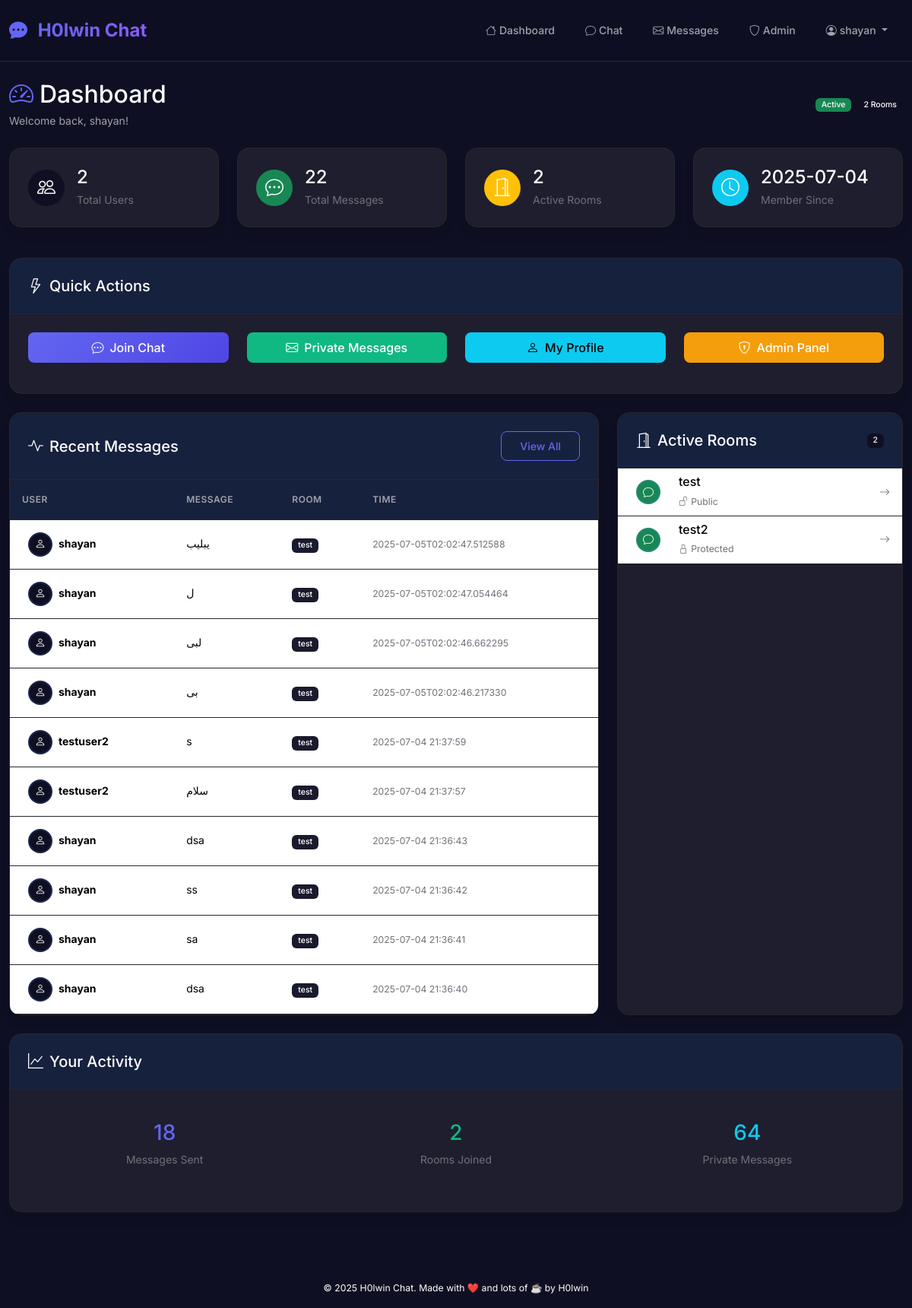
Before: /dashboard (signed in) with the older database file.
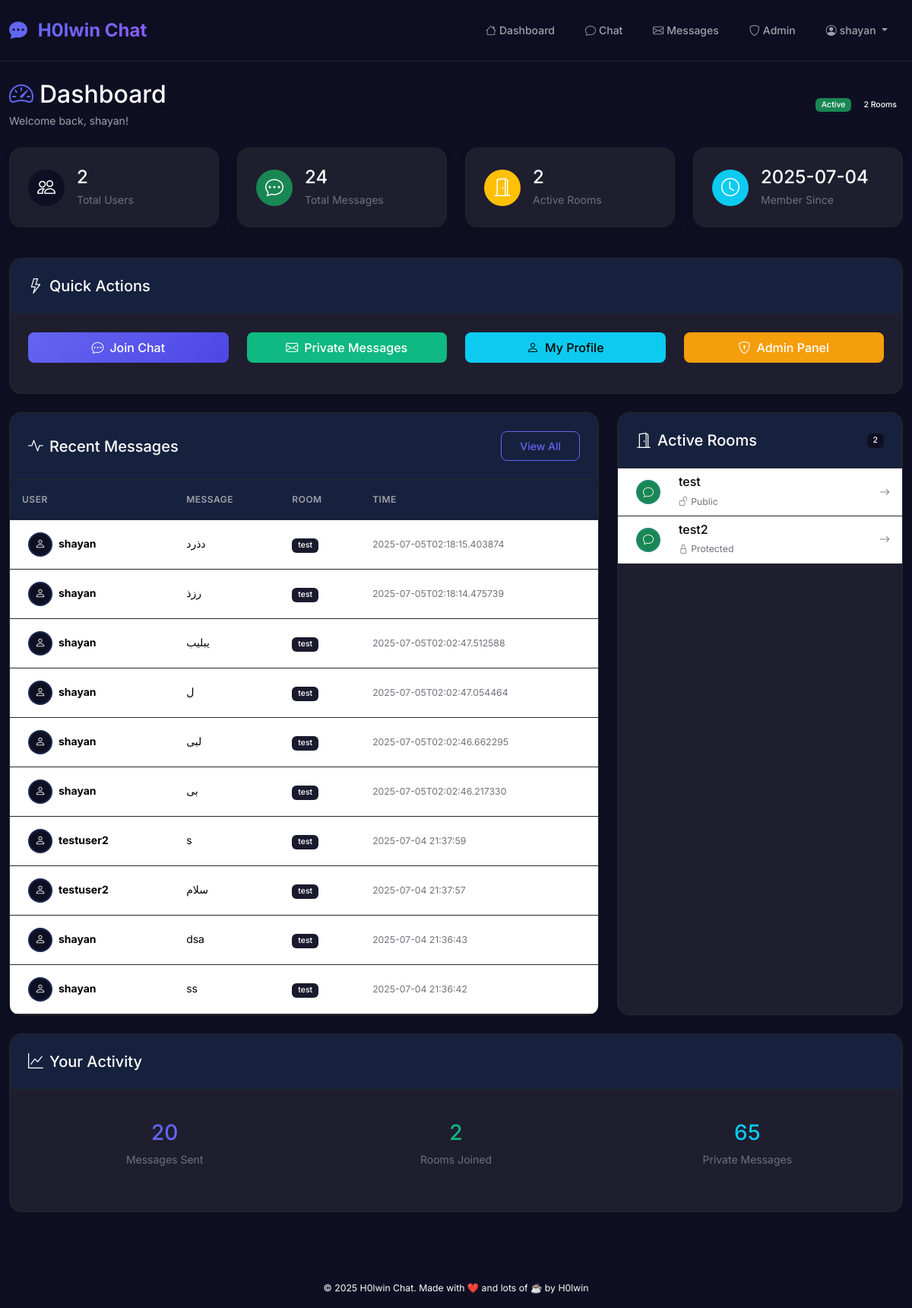
After: the same page with the newer database file.
### tables this page shows
CREATE TABLE messages (
    id INTEGER PRIMARY KEY AUTOINCREMENT,
    sender_id INTEGER NOT NULL,
    room_id INTEGER,
    content TEXT NOT NULL,
    timestamp TIMESTAMP DEFAULT CURRENT_TIMESTAMP,
    FOREIGN KEY (sender_id) REFERENCES users(id) ON DELETE CASCADE,
    FOREIGN KEY (room_id) REFERENCES rooms(id) ON DELETE SET NULL
);

CREATE TABLE "users" (
                    id INTEGER PRIMARY KEY AUTOINCREMENT,
                    username TEXT UNIQUE NOT NULL,
                    email TEXT UNIQUE NOT NULL,
                    hashed_password TEXT NOT NULL,
                    is_admin INTEGER DEFAULT 0,
                    created_at TIMESTAMP DEFAULT CURRENT_TIMESTAMP
                , display_name TEXT, bio TEXT, birth_date DATE, profile_image TEXT, last_seen TIMESTAMP);

CREATE TABLE rooms (
    id INTEGER PRIMARY KEY AUTOINCREMENT,
    name TEXT UNIQUE NOT NULL,
    slug TEXT UNIQUE NOT NULL,
    created_at TIMESTAMP DEFAULT CURRENT_TIMESTAMP
, password TEXT, hidden BOOLEAN DEFAULT 0);

### backend/app.py (the view)
@app.route('/dashboard')
@login_required
def dashboard():
    with get_db() as conn:
        cur = conn.cursor()
        cur.execute('SELECT id, username, email, is_admin, created_at FROM users')
        users = [dict(id=row[0], username=row[1], email=row[2], is_admin=row[3], created_at=row[4]) for row in cur.fetchall()]
        cur.execute('SELECT id, sender_id, content, timestamp FROM messages')
        messages = [dict(id=row[0], sender_id=row[1], content=row[2], timestamp=row[3]) for row in cur.fetchall()]
        cur.execute('''
            SELECT messages.id, users.username, messages.content, messages.timestamp, rooms.name as room_name
            FROM messages
            JOIN users ON messages.sender_id = users.id
            LEFT JOIN rooms ON messages.room_id = rooms.id
            ORDER BY messages.timestamp DESC
            LIMIT 10
        ''')
        recent_messages = [dict(id=row[0], username=row[1], content=row[2], timestamp=row[3], room_name=row[4] or 'General') for row in cur.fetchall()]
        cur.execute('SELECT COUNT(*) FROM messages WHERE sender_id = ?', (current_user.id,))
        user_message_count = cur.fetchone()[0]
        cur.execute('SELECT COUNT(DISTINCT room_id) FROM messages WHERE sender_id = ?', (current_user.id,))
        user_rooms_joined = cur.fetchone()[0]
        cur.execute('SELECT COUNT(*) FROM private_messages WHERE sender_id = ? OR receiver_id = ?', (current_user.id, current_user.id))
        user_pm_count = cur.fetchone()[0]
    rooms = fetch_rooms()
    return render_template('dashboard.html',
                         rooms=rooms,
                         users=users,
                         messages=messages,
                         recent_messages=recent_messages,
                         user_message_count=user_message_count,
                         user_rooms_joined=user_rooms_joined,
                         user_pm_count=user_pm_count)

### backend/app.py (called while the page is built)
@login_manager.user_loader
def load_user(user_id):
    return get_user_by_id(user_id)

def get_db():
    db_path = os.path.join(os.path.dirname(__file__), 'db', 'chatroom.db')
    return sqlite3.connect(db_path)

def fetch_rooms():
    with get_db() as conn:
        cur = conn.cursor()
        cur.execute('SELECT id, name, slug, password, created_at, hidden FROM rooms WHERE hidden = 0 ORDER BY created_at ASC')
        return [dict(id=row[0], name=row[1], slug=row[2], has_password=bool(row[3]), created_at=row[4], hidden=bool(row[5])) for row in cur.fetchall()]

def get_setting(key, default=None):
    with get_db() as conn:
        cur = conn.cursor()
        cur.execute('SELECT value FROM settings WHERE key = ?', (key,))
        row = cur.fetchone()
        return row[0] if row else default

@app.context_processor
def inject_site_name():
    site_name = get_setting('site_name', 'ChatRoom')
    return dict(site_name=site_name)

### frontend/templates/dashboard.html (shortened to what the changed rows need)
{% extends 'base.html' %}
{% block content %}
<div class="container-fluid">
    <div class="row">
        <div class="col-12">
            <div class="d-flex justify-content-between align-items-center mb-4">
                <div>
                    <h2 class="mb-1">
                        <i class="bi bi-speedometer2 me-2 text-primary"></i>Dashboard
                    </h2>
                </div>
            </div>
            <div class="row mb-4">
                <div class="col-md-3 mb-3">
                    <div class="card h-100">
                        <div class="card-body">
                            <div class="d-flex align-items-center">
                                <div class="flex-grow-1 ms-3">
                                    <h4 class="mb-1">{{ messages|length }}</h4>
                                    <p class="text-muted mb-0">Total Messages</p>
                                </div>
                            </div>
                        </div>
                    </div>
                </div>
            </div>
            <div class="row">
                <div class="col-md-8 mb-4">
                    <div class="card h-100">
                        <div class="card-body p-0">
                            <div class="table-responsive">
                                <table class="table table-hover mb-0">
                                    <thead>
                                        <tr>
                                            <th>User</th>
                                            <th>Message</th>
                                            <th>Room</th>
                                            <th>Time</th>
                                        </tr>
                                    </thead>
                                    <tbody>
                                        {% for msg in recent_messages %}
                                        <tr>
                                            <td>
                                                <div class="d-flex align-items-center">
                                                    <div class="avatar-sm bg-primary rounded-circle d-flex align-items-center justify-content-center me-2">
                                                        <i class="bi bi-person text-white"></i>
                                                    </div>
                                                    <strong>{{ msg.username }}</strong>
                                                </div>
                                            </td>
                                            <td>
                                                <div class="text-truncate" style="max-width: 200px;" title="{{ msg.content }}">
                                                    {{ msg.content }}
                                                </div>
                                            </td>
                                            <td>
                                                <span class="badge bg-secondary">{{ msg.room_name }}</span>
                                            </td>
                                            <td>
                                                <small class="text-muted">{{ msg.timestamp }}</small>
                                            </td>
                                        </tr>
                                        {% endfor %}
                                    </tbody>
                                </table>
                            </div>
                        </div>
                    </div>
                </div>
                <div class="col-md-4 mb-4">
                    <div class="card h-100">
                        <div class="card-body p-0">
                            <div class="list-group list-group-flush">
                                {% for room in rooms %}
                                <a href="/chat/room/{{ room.slug }}" class="list-group-item list-group-item-action">
                                    <div class="d-flex align-items-center">
                                        <div class="flex-shrink-0">
                                            <div class="avatar-sm bg-success rounded-circle d-flex align-items-center justify-content-center">
                                                <i class="bi bi-chat text-white"></i>
                                            </div>
                                        </div>
                                        <div class="flex-grow-1 ms-3">
                                            <h6 class="mb-1 room-name">{{ room.name }}</h6>
                                            <small class="text-muted">
                                                {% if room.has_password %}
                                                <i class="bi bi-lock me-1"></i>Protected
                                                {% else %}
                                                <i class="bi bi-unlock me-1"></i>Public
                                                {% endif %}
                                            </small>
                                        </div>
                                        <div class="flex-shrink-0">
                                            <i class="bi bi-arrow-right text-muted"></i>
                                        </div>
                                    </div>
                                </a>
                                {% endfor %}
                            </div>
                        </div>
                    </div>
                </div>
            </div>
            <div class="row">
                <div class="col-12">
                    <div class="card">
                        <div class="card-body">
                            <div class="row">
                                <div class="col-md-4 text-center mb-3">
                                    <div class="p-3">
                                        <h3 class="text-primary mb-2">{{ user_message_count }}</h3>
                                        <p class="text-muted mb-0">Messages Sent</p>
                                    </div>
                                </div>
                                <div class="col-md-4 text-center mb-3">
                                    <div class="p-3">
                                        <h3 class="text-info mb-2">{{ user_pm_count }}</h3>
                                        <p class="text-muted mb-0">Private Messages</p>
                                    </div>
      </div>
    </div>
  </div>
      </div>
    </div>
      </div>
    </div>
  </div>
</div>
{% endblock %}

Changed rows visible on the page:
no longer on this page (row unchanged): messages: username "shayan", content "sa", room_name "test", timestamp "2025-07-04 21:36:41"
no longer on this page (row unchanged): messages: username "shayan", content "dsa", room_name "test", timestamp "2025-07-04 21:36:40"
added messages: username "shayan", content "دذرد", room_name "test", timestamp "2025-07-05T02:18:15.403874"
added messages: username "shayan", content "رزذ", room_name "test", timestamp "2025-07-05T02:18:14.475739"
Other visible differences:
{{ messages|length }}: "22" → "24"
{{ user_message_count }}: "18" → "20"
{{ user_pm_count }}: "64" → "65"
